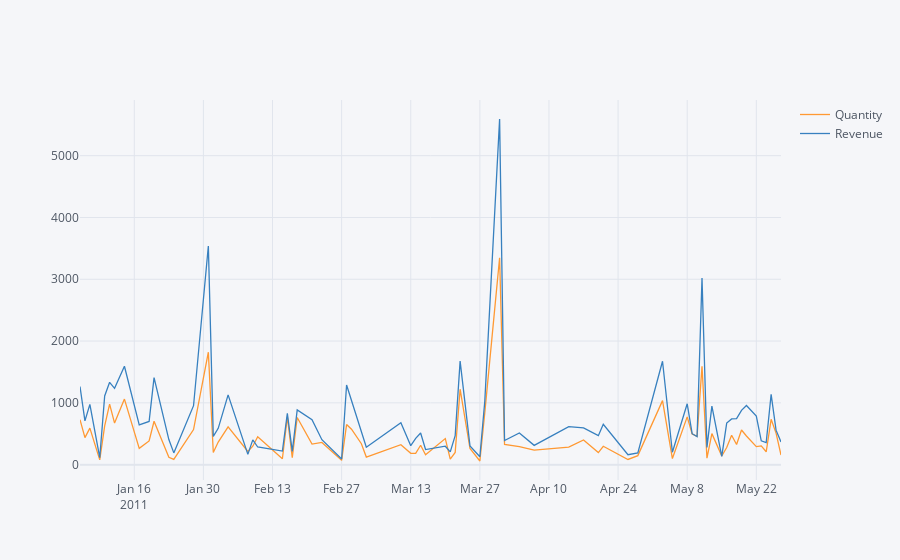

Notebook cell for this chart:
### Code cell
data[(data['Country']=='France') & (data['InvoiceDate']>='2011-01-01')& (data['InvoiceDate']<='2011-05-31')].groupby('date')['Quantity','Revenue'].sum().iplot(kind='line')
